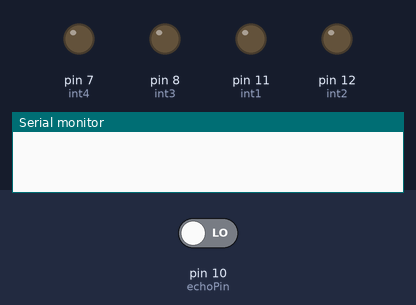
Simulated run of this sketch. Board: Arduino Uno, built with avr-gcc and run on an emulated ATmega328P. On the bench: output pins drawn as LEDs (lit = HIGH), the last lines printed to the serial monitor. The test bench sets the inputs (shaded band); at power-on: pin 10 (echoPin) LOW. Random numbers use the default seed unless the sketch sets one; pins used as bus, display or sensor lines are not drawn.

Above: at 1.5 s.
At 2.5 s:
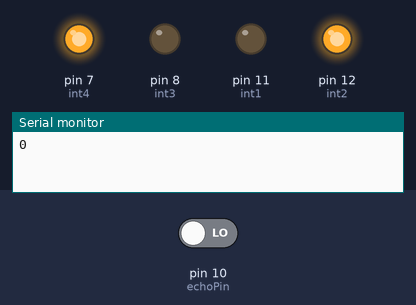
At 3.6 s:
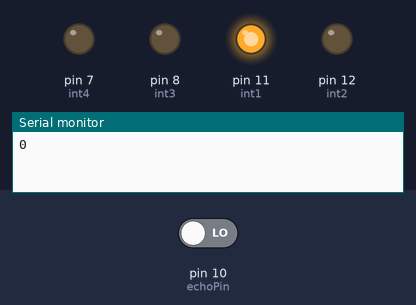
Timing chart, 0 to 6.8 s (numbered marks = the images above):
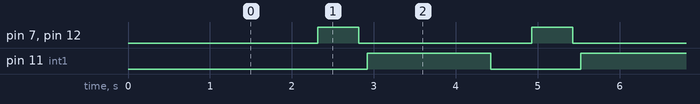

Measured:
- by itself, pin 7 (int4), pin 12 (int2): alternates HIGH for 0.50 s and LOW for 2.1 s
- by itself, pin 11 (int1): alternates HIGH for 1.5 s and LOW for 1.1 s
- by itself, everything shown: repeats every 2.6 s, in 4 steps

The sketch:

obstcale_avoiding.ino
```cpp
//Obstacle Avoiding Robot Using Ultrasonic Sensor and Ard

#include<Wire.h>
#define trigPin  9
#define echoPin 10

#define int1  11       //REVerse motion of Left motor
#define int2  12       //ForWarD motion of Left motor
#define int3  8      //REVerse motion of Right motor
#define int4  7      //ForWarD motion of Right motor

long duration=0;
int distance=0;

void setup() {

  delay(random(500,2000));   // delay for random time
  Serial.begin(9600);
  pinMode(int1, OUTPUT);      // set Motor pins as output
  pinMode(int2, OUTPUT);
  pinMode(int3, OUTPUT);
  pinMode(int4, OUTPUT);

  pinMode(trigPin, OUTPUT);         // set trig pin as output
  pinMode(echoPin, INPUT);          //set echo pin as input to capture reflected waves
  Serial.begin(9600);
}

void loop() {

  digitalWrite(trigPin, LOW);
  delayMicroseconds(2);
  digitalWrite(trigPin, HIGH);     // send waves for 10 us
  delayMicroseconds(10);
  duration = pulseIn(echoPin, HIGH); // receive reflected waves
  distance = duration*0.034/2;   // convert to distance
  delay(10);
  Serial.println(distance);
    // If you dont get proper movements of your robot then alter the pin numbers
  if (distance > 10)
  {
    digitalWrite(int1, HIGH);                    // move forward
    digitalWrite(int2, LOW);
    digitalWrite(int3, HIGH);
    digitalWrite(int4, LOW);
  }

  if (distance < 10)
  {
    digitalWrite(int1, LOW);  //Stop
    digitalWrite(int2, LOW);
    digitalWrite(int3, LOW);
    digitalWrite(int4, LOW);
    delay(500);
    digitalWrite(int1, LOW);      //movebackword
    digitalWrite(int2, HIGH);
    digitalWrite(int3, LOW);
    digitalWrite(int4, HIGH);
    delay(500);
    digitalWrite(int1, LOW);  //Stop
    digitalWrite(int2, LOW);
    digitalWrite(int3, LOW);
    digitalWrite(int4, LOW);
    delay(100);
    digitalWrite(int1, HIGH);
    digitalWrite(int2, LOW);
    digitalWrite(int3, LOW);
    digitalWrite(int4, LOW);
    delay(500);
  }

}
```
